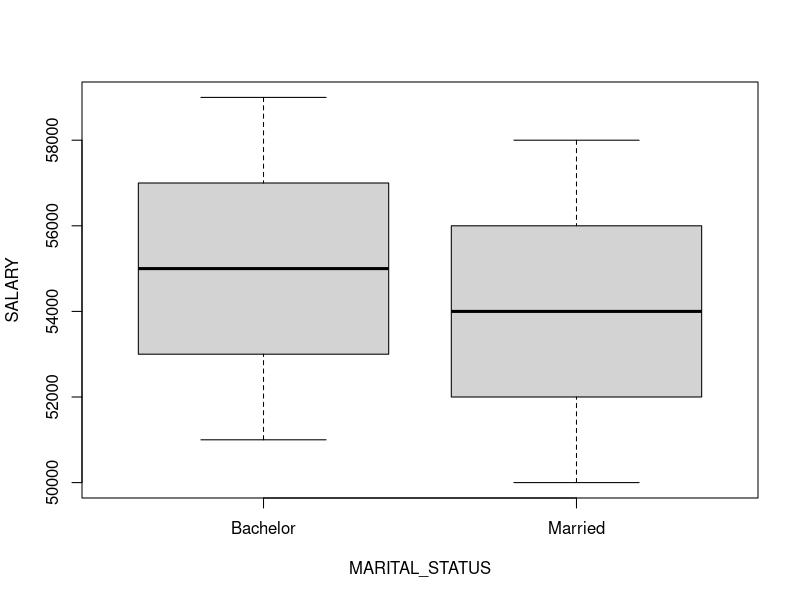

Generate this figure with R:
EMPID<-c(1,2,3,4,5,6,7,8,9,10)
SALARY<-c(50000,51000,52000,53000,54000,55000,56000,57000,58000,59000)
MARITAL_STATUS<-c('Married','Bachelor','Married','Bachelor','Married','Bachelor','Married','Bachelor','Married','Bachelor')
df<-data.frame(EMPID,SALARY,MARITAL_STATUS)
df
boxplot(SALARY~MARITAL_STATUS,data=df)
